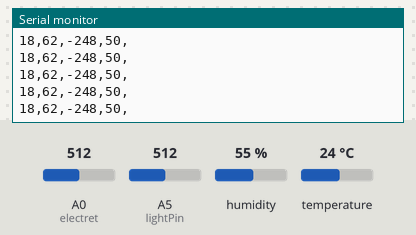
The sketch below on a simulated Arduino Uno, built with avr-gcc and run on an emulated ATmega328P. Parts: the last lines printed to the serial monitor. Inputs (shaded band) come from the test bench; at power-on: humidity 55 %, temperature 24 °C, A0 (electret) = 512, A5 (lightPin) = 512.

Above: at 1.2 s.
1.3 s: humidity set to 22 %
At 2.15 s:
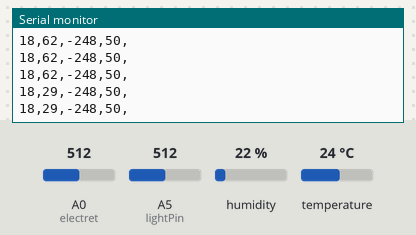
2.8 s: temperature set to 12 °C
At 2.81 s:
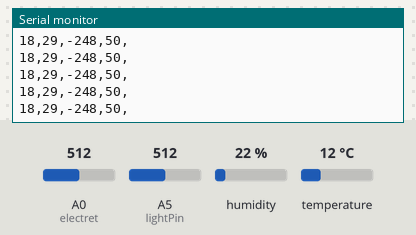
8.9 s: A0 (electret) set to 716
At 8.94 s:
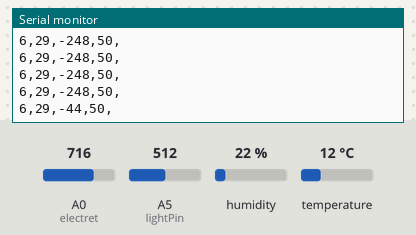
10.4 s: A5 (lightPin) set to 716
At 10.44 s:
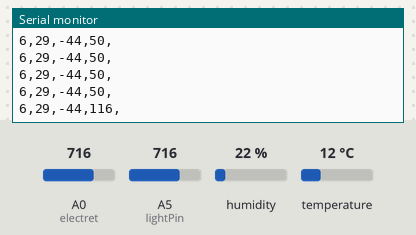
11.9 s: A0 (electret) set to 769
At 12.37 s:
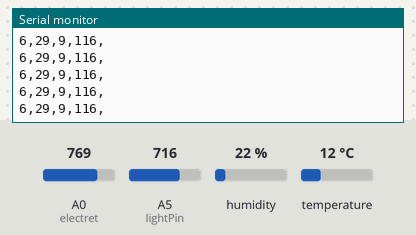
13.4 s: A5 (lightPin) set to 770
At 13.46 s:
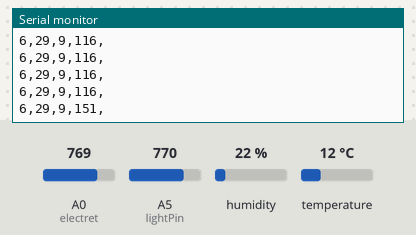
Timing chart, 0 to 15.9 s (numbered marks = the images above; inputs shaded):
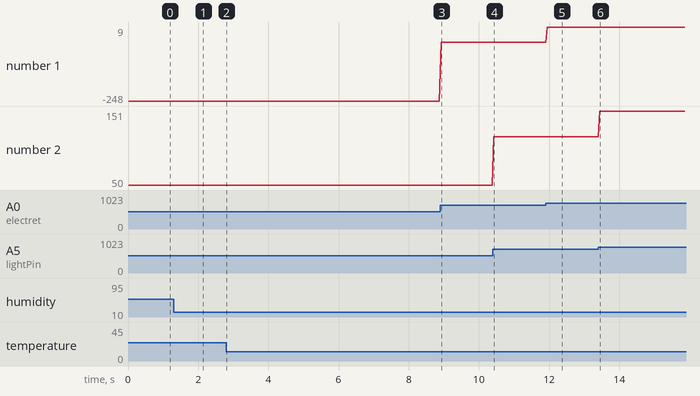

The sketch:

senderSensoresPAr.ino
```cpp
//
// Sensor de luz, sonido, temperatura y humedad prototipo

#include "DHT.h" //cargamos la librería DHT

#define ARRAY_SIZE 4

// Variables
byte Offset = 0;
#define DHTPIN 2 //Seleccionamos el pin en el que se //conectará el sensor
#define DHTTYPE DHT11 //Se selecciona el DHT11 (hay //otros DHT)
DHT dht(DHTPIN, DHTTYPE); //Se inicia una variable que será usada por Arduino para comunicarse con el sensor
unsigned long time;
// Variables Luz
int lightPin = 5;  //Pin de la foto-resistencia
int light = 0;   //Variable light
int light0 = 0;
float Res0 = 10.0;
//int min = 0;       //valor mínimo que da la foto-resistencia
//int max = 1000;       //valor máximo que da la foto-resistencia
// Variables ruido
int electret = 0;
int lect = 0;
int noise = 0;
int threshold = 760;


//int sensorPin[] = {
//  A0, A1, A2, A3
//};
int valSensor[ARRAY_SIZE];
int value[ARRAY_SIZE];

void setup() {

  Serial.begin(115200);
  dht.begin();

//  for (int i = 0; i < ARRAY_SIZE; i++) {
//    pinMode(sensorPin[i], INPUT);
//  }

}


void loop() {
  //Temperatura
  int temp = dht.readTemperature() - 6;
  //Humedad
  int hum = dht.readHumidity() + 7;
  //Ruido
  int lect = analogRead(electret);
  noise = lect - threshold;
  //Luz
  light0 = analogRead(lightPin);   // Read the analogue pin
  float Vout0 = light0 * 0.0048828125;  // calculate the voltage
  light = 500 / (Res0 * ((5 - Vout0) / Vout0));


//  for (int i = 0; i < ARRAY_SIZE; i++) {
//    value[i] = analogRead(sensorPin[i]);
//
//  }


  Serial.print(temp, DEC);
  Serial.print(",");
  Serial.print(hum, DEC);
  Serial.print(",");
  Serial.print(noise, DEC);
  Serial.print(",");
  Serial.print(light, DEC);
  Serial.print(",");
  Serial.println();
  delay(50);

}
```

Measured:
- after the input at 1.3 s, the serial monitor: prints a new line after 0.79 s (image 1)
- after the input at 8.9 s, the serial monitor: prints a new line at once (image 3)
- after the input at 10.4 s, the serial monitor: prints a new line at once (image 4)
- after the input at 11.9 s, the serial monitor: prints a new line after 0.05 s (image 5)
- after the input at 13.4 s, the serial monitor: prints a new line after 0.05 s (image 6)
- plotted number 1: -248 → -44 after the input at 8.9 s, -44 → 9 after the input at 11.9 s
- plotted number 2: 50 → 116 after the input at 10.4 s, 116 → 151 after the input at 13.4 s
